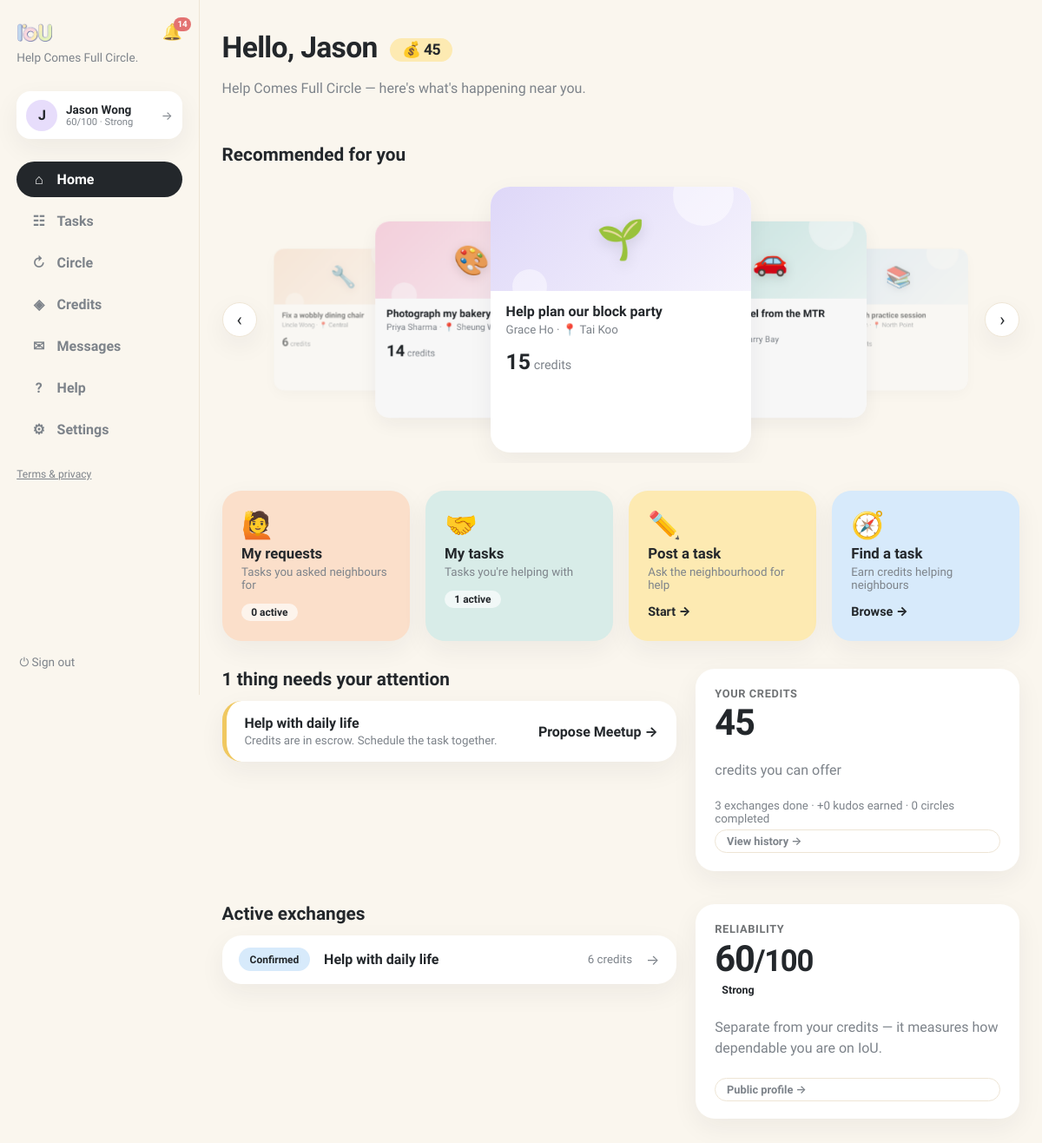
Before: / (signed in) with the older database file.
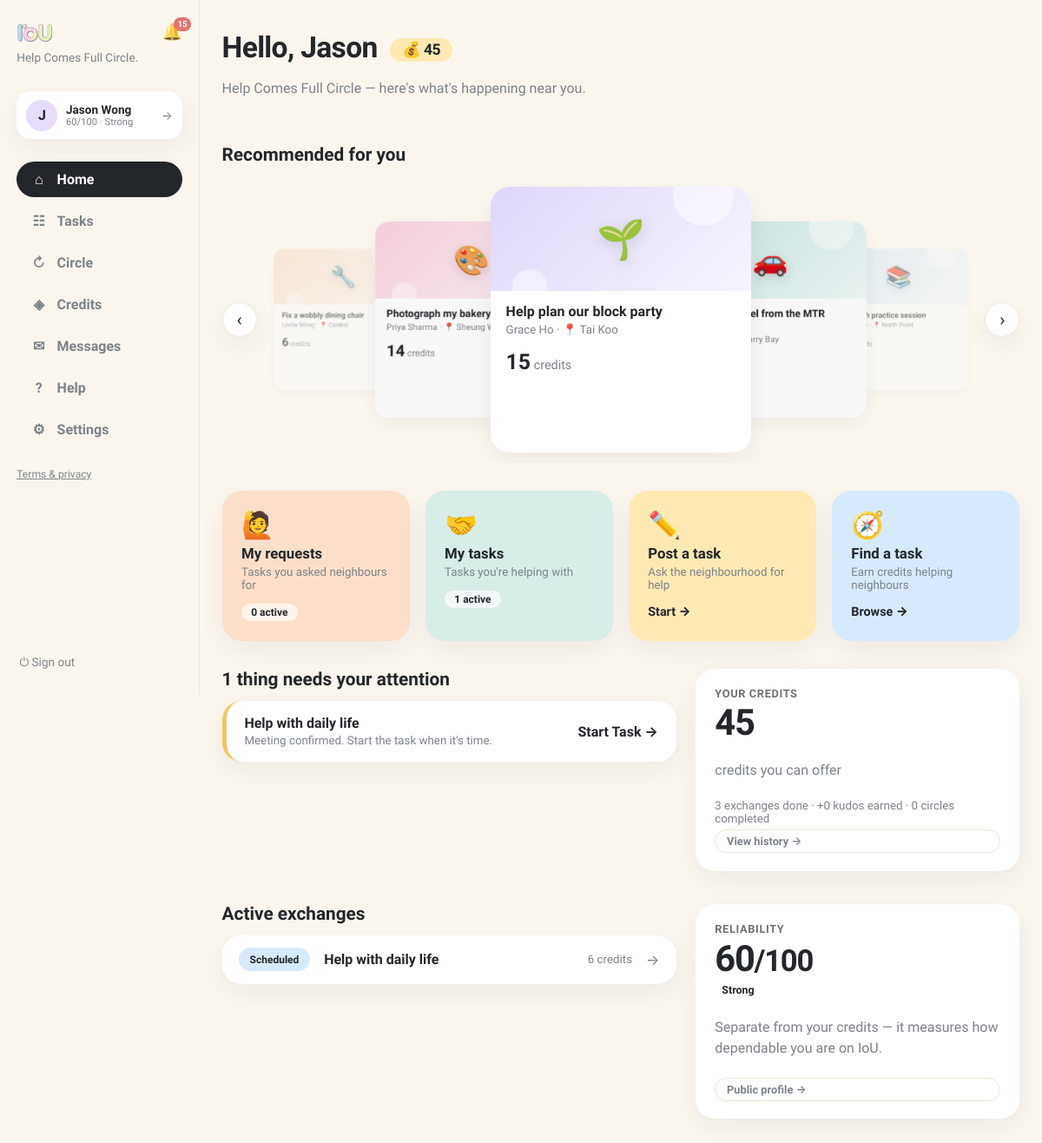
After: the same page with the newer database file.
### tables this page shows
CREATE TABLE requests (
                id INTEGER PRIMARY KEY, title TEXT NOT NULL, description TEXT NOT NULL,
                category TEXT NOT NULL, requester_id INTEGER NOT NULL,
                status TEXT NOT NULL DEFAULT 'open', provider_id INTEGER,
                requester_value INTEGER, requester_buffer INTEGER,
                provider_value INTEGER, provider_buffer INTEGER,
                agreed_value INTEGER, negotiation_deadline TEXT,
                effort_minutes INTEGER, complexity INTEGER, quality_score INTEGER,
                completed_at TEXT,
                created_at TEXT NOT NULL, location TEXT, needed_by TEXT, urgency TEXT, meetup_date TEXT, meetup_time TEXT, meetup_location TEXT, preferred_time TEXT, completion_note TEXT, completion_evidence TEXT, confirm_requester INTEGER NOT NULL DEFAULT 0, confirm_provider INTEGER NOT NULL DEFAULT 0, started_at TEXT, provider_completed_at TEXT, requester_confirmed_at TEXT, release_at TEXT, proof_path TEXT, proof_status TEXT, dispute_eligible INTEGER NOT NULL DEFAULT 1, dispute_window_days INTEGER NOT NULL DEFAULT 3, settlement_value INTEGER, circle_id INTEGER, cancel_requested_by INTEGER, cancel_reason TEXT, cancel_compensation INTEGER NOT NULL DEFAULT 0, evidence_required INTEGER NOT NULL DEFAULT 1, duration_minutes INTEGER NOT NULL DEFAULT 0,
                FOREIGN KEY(requester_id) REFERENCES users(id),
                FOREIGN KEY(provider_id) REFERENCES users(id)
            );

### app.py (the view)
@app.get("/", response_class=HTMLResponse)
def home(request: Request):
    user = current_user(request)
    if not user:
        return RedirectResponse("/login", status_code=303)
    with db() as connection:
        requests, recommendations = load_board(connection)
        pinned_ids = {row["request_id"] for row in connection.execute(
            "SELECT request_id FROM pins WHERE user_id=?", (user["id"],)).fetchall()}
        active_items = [
            item for item in requests
            if (item["requester_id"] == user["id"] or item["provider_id"] == user["id"])
            and item["status"] not in ("completed", "resolved", "cancelled")
        ]
        active_items.sort(key=lambda i: i["id"] not in pinned_ids)
        exchanges = []
        for i in active_items:
            needs, cta, label, href = exchange_flag(connection, i, user["id"])
            exchanges.append({"item": i, "needs": needs, "cta": cta, "label": label, "href": href})
        exchanges.sort(key=lambda e: not e["needs"])
        action_notifs = connection.execute(
            "SELECT * FROM notifications WHERE user_id=? AND is_read=0 AND kind='action' ORDER BY created_at DESC LIMIT 5",
            (user["id"],)).fetchall()
        action_count = sum(1 for e in exchanges if e["needs"])
        user_skills = [x for x in (user["skills"] or "").split(",") if x]
        matched_genres = {g for g, subs in SKILL_TREE.items() if any(x in subs for x in user_skills)}
        open_others = [i for i in requests if i["requester_id"] != user["id"]
                       and i["provider_id"] is None and i["status"] == "open"]
        user_district = (user["district"] or "").strip().lower()
        open_others.sort(key=lambda i: (
            i["category"] not in matched_genres,
            not (i["location"] and user_district and i["location"].strip().lower() == user_district),
            -i["id"]))
        recommended_tasks = open_others[:6]
        matched_ids = {i["id"] for i in open_others if i["category"] in matched_genres}
        counts = {
            "my_open": sum(1 for i in requests if i["requester_id"] == user["id"] and i["status"] not in ("completed", "resolved", "cancelled")),
            "helping": sum(1 for i in requests if i["provider_id"] == user["id"] and i["status"] not in ("completed", "resolved", "cancelled")),
        }
        history = load_history(connection, user["id"])
        disputes = [d for d in load_disputes(connection) if d["status"] == "open"]
        ledger = connection.execute(
            """SELECT l.*, r.title FROM ledger l LEFT JOIN requests r ON r.id=l.request_id
               WHERE l.user_id=? ORDER BY l.created_at DESC""", (user["id"],)
        ).fetchall()
        notifications = connection.execute(
            "SELECT * FROM notifications WHERE user_id=? ORDER BY created_at DESC LIMIT 5",
            (user["id"],),
        ).fetchall()
        stats = {
            "completed": connection.execute(
                "SELECT COUNT(*) c FROM transactions WHERE requester_id=? OR provider_id=?",
                (user["id"], user["id"])).fetchone()["c"],
            "helped": connection.execute(
                "SELECT COUNT(*) c FROM transactions WHERE provider_id=?",
                (user["id"],)).fetchone()["c"],
            "kudos": connection.execute(
                "SELECT COALESCE(SUM(kudos_bonus),0) s FROM transactions WHERE provider_id=?",
                (user["id"],)).fetchone()["s"],
            "incoming": connection.execute(
                """SELECT COALESCE(SUM(agreed_value),0) s FROM requests
                   WHERE provider_id=? AND status IN ('confirmed','scheduled','in_progress','completion_submitted')""",
                (user["id"],)).fetchone()["s"],
        }
        circle_invite = None
        if user["circle_enabled"]:
            circle_invite = connection.execute(
                """SELECT cp.*, COUNT(cm.user_id) member_count,
                          COALESCE(SUM(cm.response='accepted'),0) accepted_count
                   FROM chain_proposals cp JOIN chain_members cm ON cm.proposal_id=cp.id
                   WHERE cp.status='pending'
                     AND EXISTS (SELECT 1 FROM chain_members x WHERE x.proposal_id=cp.id
                                 AND x.user_id=? AND x.response='pending')
                   GROUP BY cp.id ORDER BY cp.created_at DESC LIMIT 1""",
                (user["id"],)).fetchone()
        tier = user_tier(user)
        score = user_reliability(user)
        standing = {
            "score": score,
            "label": reliability_label(score),
            "tier": tier,
            "restricted_cap": RESTRICTED_TASK_VALUE_CAP,
        }
        circles_done = connection.execute(
            """SELECT COUNT(DISTINCT cp.id) c FROM chain_proposals cp
               JOIN chain_members cm ON cm.proposal_id=cp.id
               WHERE cm.user_id=? AND cp.status='completed'""", (user["id"],)).fetchone()["c"]
    return render(
        request,
        "dashboard.html",
        page="home",
        active_items=active_items,
        circle_invite=circle_invite,
        standing=standing,
        circles_done=circles_done,
        exchanges=exchanges,
        action_notifs=action_notifs,
        action_count=action_count,
        pinned_ids=pinned_ids,
        recommended_tasks=recommended_tasks,
        matched_ids=matched_ids,
        counts=counts,
        history=history,
        disputes=disputes,
        ledger=ledger,
        notifications=notifications,
        recommendations=recommendations,
        stats=stats,
        task_categories=TASK_CATEGORIES,
        genre_emoji=GENRE_EMOJI,
    )

### templates/dashboard.html (shortened to what the changed rows need)
{% extends "base.html" %}
{% block content %}
<header class="page-head">
  <div>
    <h1>Hello, {{ user.name.split(' ')[0] }} <a class="credit-chip" href="/history" title="View credit history">💰 {{ user.balance }}</a></h1>
  </div>
</header>
{% if recommended_tasks %}
<section class="home-section">
  <h2 class="section-title">Recommended for you</h2>
</section>
{% endif %}
<div class="home-2col">
<div class="home-col">
{% if action_count %}
<section class="home-section">
  <h2 class="section-title">{{ action_count }} thing{% if action_count != 1 %}s{% endif %} need{% if action_count == 1 %}s{% endif %} your attention</h2>
  <div class="action-list">
    {% for e in exchanges %}{% if e.needs %}
    <a class="action-row card" href="{{ e.href }}">
      <div class="ar-main">
        <b>{{ e.item.title }}</b>
        <small class="muted">{{ e.label }}</small>
      </div>
      <span class="ar-cta">{{ e.cta or 'Continue' }} →</span>
    </a>
    {% endif %}{% endfor %}
  </div>
</section>
{% else %}
<section class="home-section">
  <div class="card allset-card">✓ You're all set. Nothing needs your attention right now.</div>
</section>
{% endif %}
{% if exchanges %}
<section class="home-section">
  <h2 class="section-title">Active exchanges</h2>
  <div class="exchange-list">
    {% for e in exchanges[:3] %}
    <a class="exchange-row card" href="{{ e.href }}">
      <span class="status s-{{ e.item.status }}">{{ status_labels[e.item.status] }}</span>
      <b>{{ e.item.title }}</b>
      <small class="muted">{% if e.item.agreed_value %}{{ e.item.agreed_value }} credits{% else %}{{ e.item.requester_value }} offered{% endif %}</small>
      <span class="er-arrow">→</span>
    </a>
    {% endfor %}
  </div>
</section>
{% endif %}
</div>
</div>
{% endblock %}

### templates/base.html (shortened to what this page needs)
<!doctype html>
<html lang="en"><head><link rel="stylesheet" href="/static/style.css"></head>
<body class="app-body">
<nav class="sidebar">
  <div class="brand-row">
    <a class="brand" href="/"><img class="brand-logo" src="/static/iou-logo2.png" alt="IoU"></a>
    {% if user %}
    <a class="bell {% if page == 'notifications' %}active{% endif %}" href="/notifications" title="Notifications">🔔{% if unread_notifs or unread_msgs %}<span class="bell-badge">{{ (unread_notifs or 0) + (unread_msgs or 0) }}</span>{% endif %}</a>
    {% endif %}
  </div>
  <p class="brand-tag">Help Comes Full Circle.</p>
  {% if user %}
  <a class="side-user" href="/profile" title="Your profile">
    <div class="avatar">{{ user.name[0] }}</div>
    {% set sc = user.reliability if user.reliability is not none else 60 %}
    {% set lab = 'Suspended' if sc <= 0 else ('Restricted' if sc < 30 else ('Limited' if sc < 60 else ('Strong' if sc < 80 else 'Excellent'))) %}
    <div class="sidebar-user-meta"><b>{{ user.name }}</b>
      <small>{{ sc }}/100 · {{ lab }}</small>
    </div>
    <span class="side-user-arrow">→</span>
  </a>
  <div class="nav-links">
    <a class="nav-link {% if page == 'home' %}active{% endif %}" href="/"><span class="nav-ico">⌂</span>Home</a>
    <a class="nav-link {% if page == 'browse' %}active{% endif %}" href="/browse"><span class="nav-ico">☷</span>Tasks</a>
    <a class="nav-link {% if page == 'circle' %}active{% endif %}" href="/chain-invitations"><span class="nav-ico">↻</span>Circle{% if circle_pending %}<span class="unread-dot"></span>{% endif %}</a>
    <a class="nav-link {% if page == 'credits' %}active{% endif %}" href="/history"><span class="nav-ico">◈</span>Credits</a>
    <a class="nav-link {% if page == 'messages' %}active{% endif %}" href="/messages"><span class="nav-ico">✉</span>Messages{% if unread_msgs %}<span class="unread-dot"></span>{% endif %}</a>
    <a class="nav-link {% if page == 'help' %}active{% endif %}" href="/help"><span class="nav-ico">?</span>Help</a>
    <a class="nav-link {% if page == 'account' %}active{% endif %}" href="/account"><span class="nav-ico">⚙</span>Settings</a>
  </div>
  <p class="nav-footer"><a href="/legal">Terms &amp; privacy</a></p>
  <form method="post" action="/logout" class="side-logout"><button class="link-button" title="Sign out">⏻ Sign out</button></form>
  {% else %}
  <div class="nav-links">
    <a class="nav-link" href="/login"><span class="nav-ico">→</span>Sign in</a>
    <a class="nav-link" href="/register"><span class="nav-ico">＋</span>Create account</a>
  </div>
  <p class="nav-footer"><a href="/legal">Terms &amp; privacy</a></p>
  {% endif %}
</nav>
<main class="content {% block content_class %}{% endblock %}">{% block content %}{% endblock %}</main>
</body></html>

Changed rows visible on the page:
changed requests "Help with daily life": status "confirmed" → "scheduled" (drawn)
Other visible differences:
{{ (unread_notifs or 0) + (unread_msgs or 0) }}: "14" → "15"
new list line: "Help with daily life"
new list line: "Meeting confirmed. Start the task when it's time. Start Task →"
new list line: "Scheduled Help with daily life 6"
new list line: "credits →"
list line gone: "Help with daily life"
list line gone: "Credits are in escrow. Schedule the task together. Propose Meetup →"
list line gone: "Confirmed Help with daily life 6"
list line gone: "credits →"
